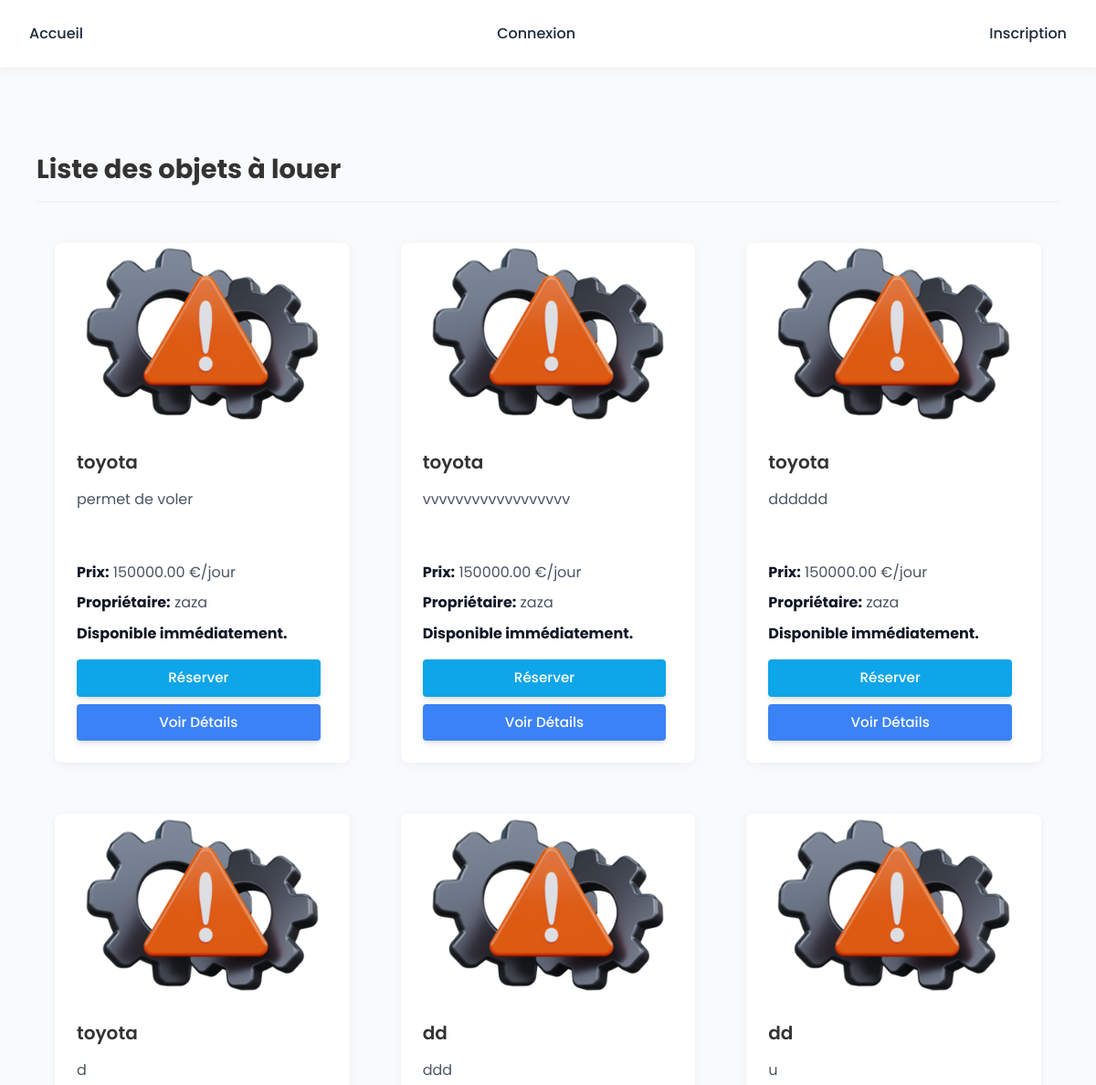
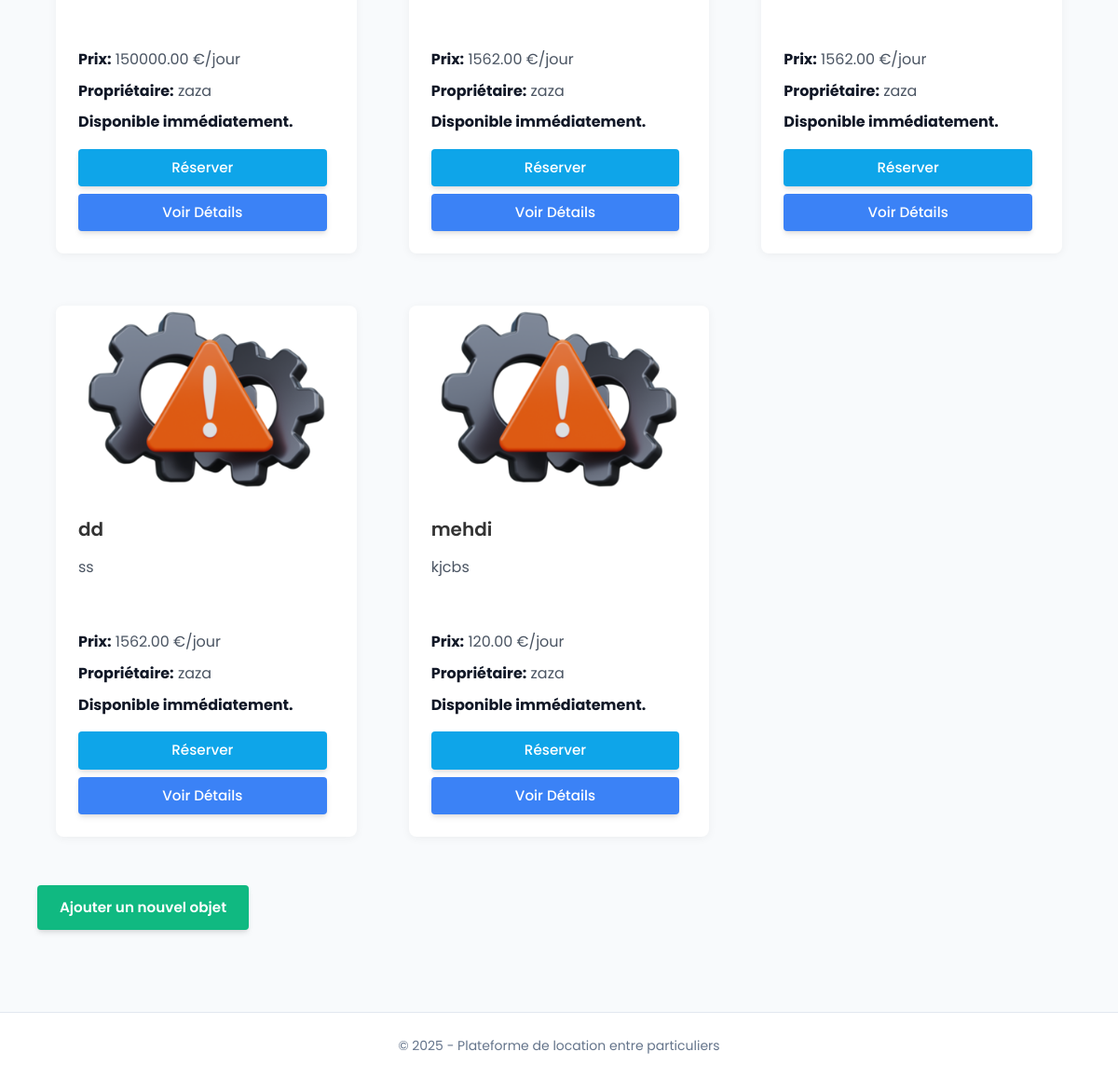
The page /api/Object/ on the database its author committed (2 pictures, top to bottom).
### base/models.py (models this page shows, shortened)
class Objet(models.Model):
    proprietaire = models.ForeignKey(User, on_delete=models.CASCADE)
    nom = models.CharField(max_length=100)
    description = models.TextField()
    prix = models.DecimalField(max_digits=10, decimal_places=2)
    disponibilite = models.BooleanField(default=True)
    image = models.ImageField(upload_to='images/', blank=True, null=True)

### base/views.py (the view)
# urls.py: path('Object/',views.ObjectList.as_view(),name='object_list'),
class ObjectList(View):
    def get(self, request):
        objets = Objet.objects.all()  # Récupérer tous les objets
        for objet in objets:
            last_reservation = Reservation.objects.filter(
                objet=objet,
                statut="confirmée"
            ).order_by('-date_fin').first()
            if last_reservation:
                prochaine_dispo = last_reservation.date_fin + timedelta(days=1)
                objet.prochaine_dispo = prochaine_dispo
            else:
                objet.prochaine_dispo = None  # Pas de réservation, donc l'objet est disponible
        return render(request, 'object_list.html', {'objets': objets})

### templates/object_list.html (shortened to what this page needs)
{% extends 'base.html' %}
{% load static %}
{% block extra_css %}
  <link rel="stylesheet" href="{% static 'css/object_list.css' %}">
{% endblock %}
{% block content %}
  <div class="container">
    <h2>Liste des objets à louer</h2>
    {% if objets %}
      <div class="row">
        {% for objet in objets %}
          <div class="col-md-4">
            <div class="card">
              {% if objet.image %}
                <img src="{{ objet.image.url }}" class="card-img-top" alt="Image de l'objet" width="200">
              {% else %}
                <img src="{% static 'images/error.webp' %}" class="card-img-top" alt="Image par défaut" width="200">
              {% endif %}
              <div class="card-body">
                <h5 class="card-title">{{ objet.nom }}</h5>
                <p class="card-text">{{ objet.description }}</p>
                <p><strong>Prix:</strong> {{ objet.prix }} €/jour</p>
                <p><strong>Propriétaire:</strong> {{ objet.proprietaire.username }}</p>
                {% if objet.prochaine_dispo %}
                  <p><strong>Prochaine disponibilité :</strong> {{ objet.prochaine_dispo|date:"d/m/Y" }}</p>
                {% else %}
                  <p><strong>Disponible immédiatement.</strong></p>
                {% endif %}
                {% if user != objet.proprietaire %}
                <a href="{% url 'reservation' objet.id %}" class="btn btn-info">Réserver</a>
                {% endif %}
                <a href="{% url 'profile' objet.proprietaire.id %}" class="btn btn-primary">Voir Détails</a>
              </div>
            </div>
          </div>
        {% endfor %}
      </div>
    {% else %}
      <p>Aucun objet trouvé.</p>
    {% endif %}
    <a href="/api/Add" class="btn btn-success">Ajouter un nouvel objet</a>
  </div>
{% endblock %}

### templates/base.html (shortened to what this page needs)
{% load static %}
<!DOCTYPE html>
<html lang="fr">
<head>
    <link rel="stylesheet" href="{% static 'css/styles.css' %}">
    {% block extra_css %}{% endblock %}
</head>
<body>
    <header>
        <nav>
            <a href="/api/Home">Accueil</a>
            {% if user.is_authenticated %}
                <a href="/api/Object/">Objets</a>
                <a href="{% url 'profile' user.id %}">Profil</a>
                <a href="{% url 'factures_liste' %}">Mes Factures</a>
                <a href="{% url 'remboursements_liste' %}">Mes Remboursements</a>
                <a href="/api/Logout/">Déconnexion</a>
            {% else %}
                <a href="/api/Login/">Connexion</a>
                <a href="/api/Register/">Inscription</a>
            {% endif %}
        </nav>
    </header>
    <main>
        {% block content %}{% endblock %}
    </main>
    <footer>
        <p>&copy; 2025 - Plateforme de location entre particuliers</p>
    </footer>
</body>
</html>

### base/static/css/styles.css (style rules this page uses)
:root { --primary: #3b82f6; --primary-dark: #1d4ed8; --secondary: #10b981; --secondary-dark: #047857; --accent: #8b5cf6; --accent-dark: #6d28d9; --background: #f8fafc; --foreground: #1e293b; --card: #ffffff; --border: #e2e8f0; --text-primary: #1e293b; --text-secondary: #64748b; --text-muted: #94a3b8; --success: #10b981; --warning: #f59e0b; --danger: #ef4444; --radius: 0.5rem; --shadow: 0 4px 6px -1px rgba(0, 0, 0, 0.1), 0 2px 4px -1px rgba(0, 0, 0, 0.06); }
* { margin: 0; padding: 0; box-sizing: border-box; }
body { font-family: 'Poppins', -apple-system, BlinkMacSystemFont, 'Segoe UI', Roboto, sans-serif; line-height: 1.6; background-color: var(--background); color: var(--foreground); min-height: 100vh; display: flex; flex-direction: column; overflow-x: hidden; }
header { background: var(--card); box-shadow: 0 2px 10px rgba(0, 0, 0, 0.06); position: sticky; top: 0; z-index: 100; }
nav { max-width: 1200px; margin: 0 auto; padding: 1rem; display: flex; justify-content: space-between; align-items: center; flex-wrap: wrap; gap: 0.5rem; }
nav a { text-decoration: none; color: var(--text-primary); font-weight: 500; padding: 0.5rem 1rem; border-radius: var(--radius); transition: all 0.3s ease; position: relative; overflow: hidden; }
nav a::after { content: ''; position: absolute; bottom: 0; left: 0; width: 100%; height: 2px; background-color: var(--primary); transform: scaleX(0); transform-origin: right; transition: transform 0.3s ease; }
main { flex: 1; width: 100%; max-width: 1200px; margin: 2rem auto; padding: 0 1rem; }
footer { background: var(--card); border-top: 1px solid var(--border); padding: 1.5rem 0; text-align: center; color: var(--text-secondary); font-size: 0.875rem; margin-top: auto; }
.btn { display: inline-block; padding: 0.75rem 1.5rem; border-radius: var(--radius); font-weight: 500; text-decoration: none; cursor: pointer; transition: all 0.3s ease; text-align: center; border: none; font-size: 0.95rem; box-shadow: var(--shadow); }
.btn-primary { background-color: var(--primary); color: white; }
.btn-success { background-color: var(--success); color: white; }
.card { background-color: var(--card); border-radius: var(--radius); box-shadow: var(--shadow); overflow: hidden; transition: transform 0.3s ease, box-shadow 0.3s ease; height: 100%; display: flex; flex-direction: column; }
.card-img-top { width: 100%; height: 200px; object-fit: cover; }
.card-body { padding: 1.5rem; flex: 1; display: flex; flex-direction: column; }
.card-title { font-size: 1.25rem; font-weight: 600; margin-bottom: 0.5rem; color: var(--text-primary); }
.card-text { color: var(--text-secondary); margin-bottom: 1rem; flex-grow: 1; }
.container { width: 100%; max-width: 1200px; margin: 0 auto; padding: 0 1rem; }
.row { display: flex; flex-wrap: wrap; margin: -0.75rem; }
.col-md-4 { width: 100%; padding: 0.75rem; }
@media (min-width: 768px) { nav { gap: 1rem; } }
@media (min-width: 768px) { .col-md-4 { width: 33.333333%; } }

### base/static/css/object_list.css (style rules this page uses)
.container { max-width: 1200px; margin: 2rem auto; padding: 1.5rem; }
h2 { color: #333333; font-size: 1.8rem; margin-bottom: 1.5rem; padding-bottom: 0.75rem; border-bottom: 2px solid #f3f4f6; }
.row { display: flex; flex-wrap: wrap; margin: -0.5rem; }
.col-md-4 { width: calc(33.333% - 2rem); margin: 1rem; }
.card { background-color: #ffffff; border-radius: 8px; box-shadow: 0 2px 10px rgba(0, 0, 0, 0.05); overflow: hidden; height: 100%; transition: transform 0.3s ease, box-shadow 0.3s ease; }
.card-img-top { width: 100%; height: 200px; object-fit: cover; }
.card-body { padding: 1.5rem; }
.card-title { font-size: 1.25rem; font-weight: 600; color: #333333; margin-bottom: 0.75rem; }
.card-text { color: #4b5563; margin-bottom: 1rem; display: -webkit-box; -webkit-line-clamp: 3; -webkit-box-orient: vertical; overflow: hidden; height: 4.5rem; }
.card-body p { margin-bottom: 0.5rem; color: #4b5563; }
.card-body strong { color: #111827; }
.btn { display: inline-block; padding: 0.5rem 0.75rem; margin-right: 0.5rem; margin-top: 0.5rem; border-radius: 4px; font-weight: 500; text-decoration: none; transition: all 0.2s ease; text-align: center; }
.btn-info { background-color: #0ea5e9; color: white; }
.btn-primary { background-color: #3b82f6; color: white; }
.btn-success { background-color: #10b981; color: white; margin-top: 2rem; padding: 0.75rem 1.5rem; font-weight: 600; display: inline-block; }

### rows shown on the page
Objet: nom "toyota", description "permet de voler", prix "150000.00", proprietaire.username "zaza", shows "Disponible immédiatement.", shows "Réserver"
Objet: nom "toyota", description "vvvvvvvvvvvvvvvvvv", prix "150000.00", proprietaire.username "zaza", shows "Disponible immédiatement.", shows "Réserver"
Objet: nom "toyota", description "dddddd", prix "150000.00", proprietaire.username "zaza", shows "Disponible immédiatement.", shows "Réserver"
Objet: nom "toyota", description "d", prix "150000.00", proprietaire.username "zaza", shows "Disponible immédiatement.", shows "Réserver"
Objet: nom "dd", description "ddd", prix "1562.00", proprietaire.username "zaza", shows "Disponible immédiatement.", shows "Réserver"
Objet: nom "dd", description "u", prix "1562.00", proprietaire.username "zaza", shows "Disponible immédiatement.", shows "Réserver"
Objet: nom "dd", description "ss", prix "1562.00", proprietaire.username "zaza", shows "Disponible immédiatement.", shows "Réserver"
Objet: nom "mehdi", description "kjcbs", prix "120.00", proprietaire.username "zaza", shows "Disponible immédiatement.", shows "Réserver"
